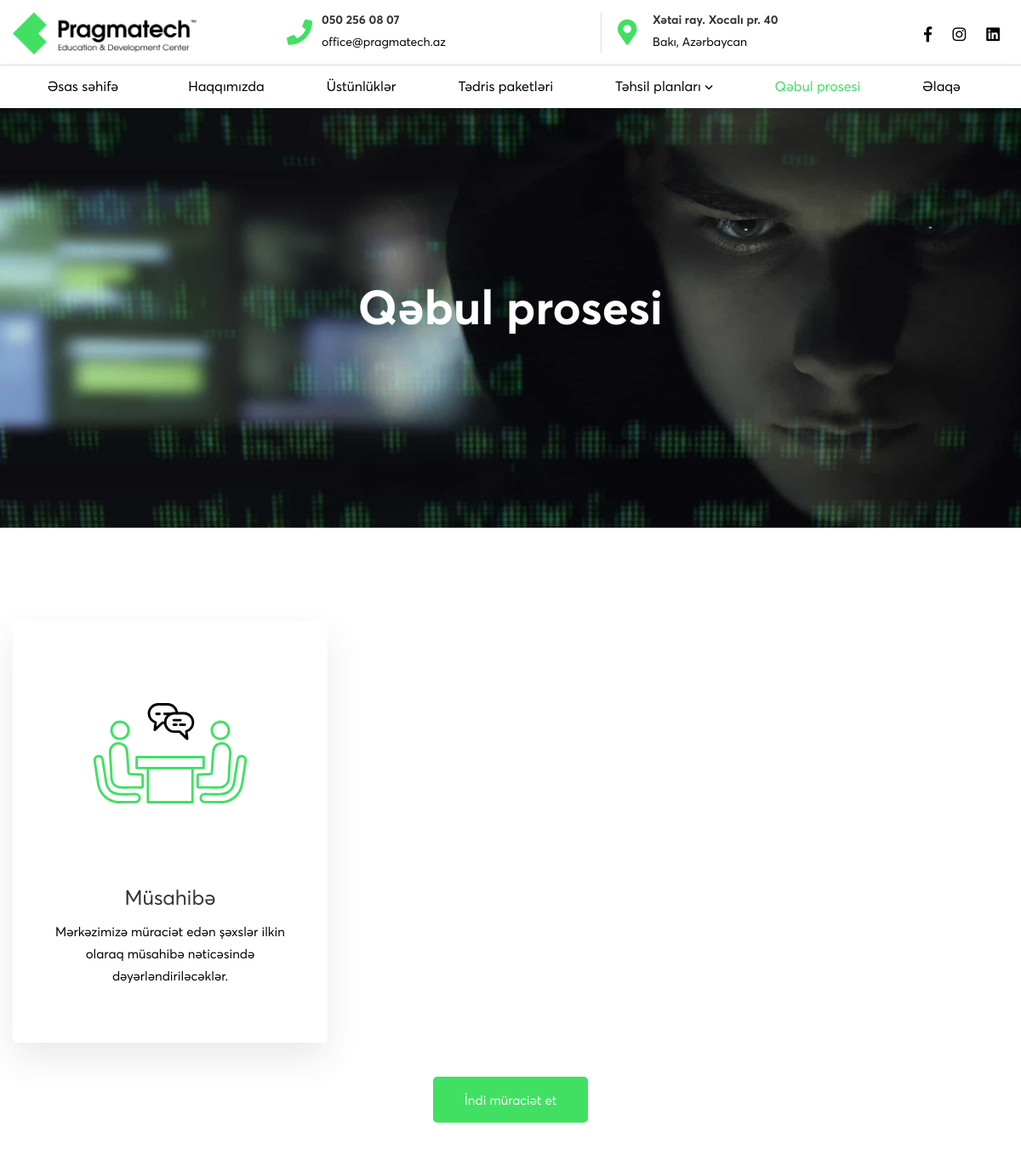
/qəbul-prosesi (upper part), run on an earlier commit of the app's database.
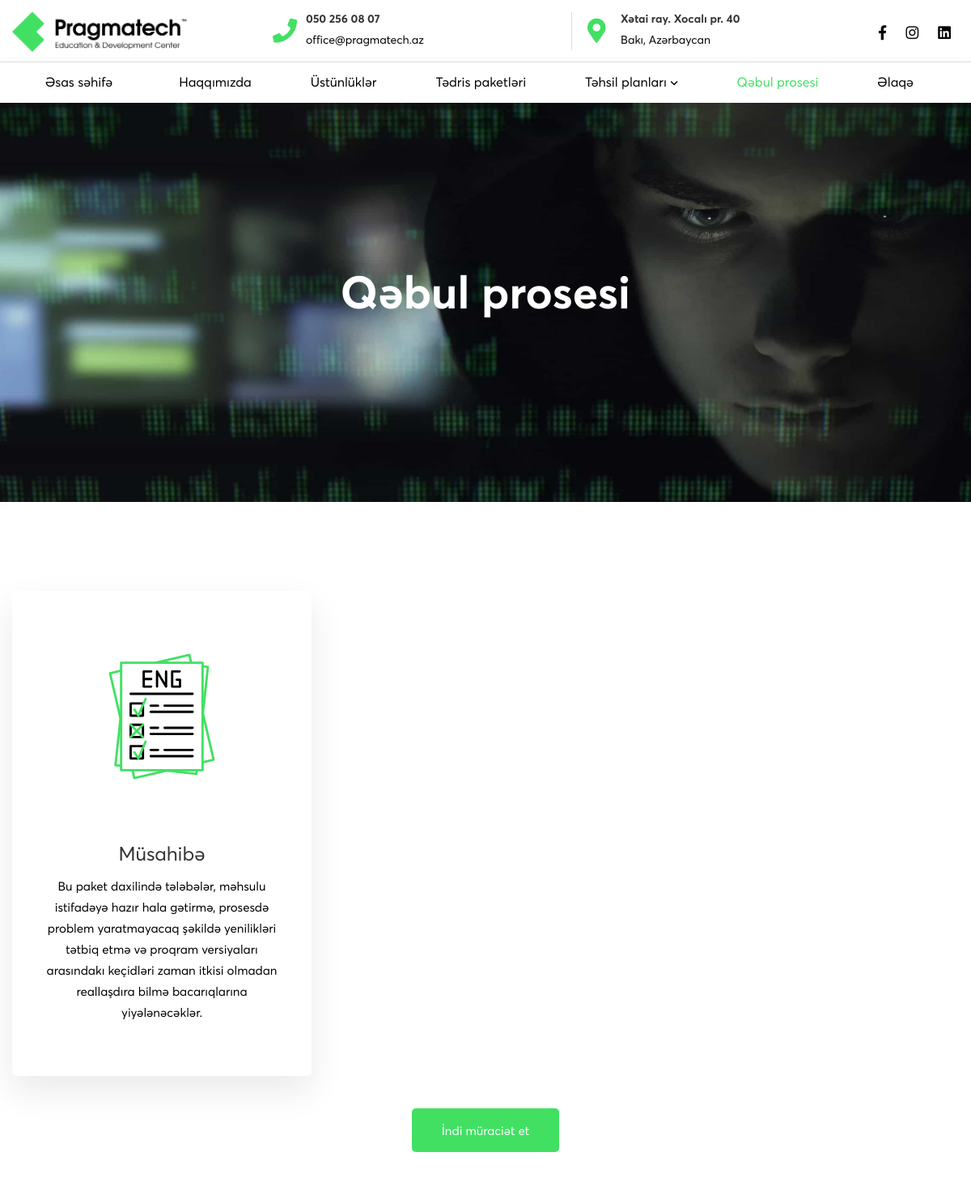
And on a later commit of the database.
### PragmatechApp/models.py (models this page shows)
class AdmissionStage(Base):
    __tablename__ = 'AdmissionStage'
    id = db.Column(db.Integer, primary_key=True)
    stage_img = db.Column(db.String(100), nullable=False)
    title = db.Column(db.Text, nullable=False)
    description = db.Column(db.Text, nullable=False)

### PragmatechApp/user/routes.py (the view)
@user.route('/qəbul-prosesi')
def admission_process():
    stages = session.query(AdmissionStage).all()
    selectedBanner = session.query(BannerImg).get(4)
    banner_file = url_for('static', filename='user_assets/images/site_pics/' + selectedBanner.banner_img)
    return render_template('admission_process.html', banner_file=banner_file, stages=stages)

### PragmatechApp/user/templates/admission_process.html
{% extends 'layout.html' %}
{% block main %}
<div class="site-wrapper-reveal">
    <div class="about-banner-wrap banner-space bg-img" data-bg="{{ banner_file }}">
        <div class="container">
            <div class="row">
                <div class="col-lg-8 ml-auto mr-auto">
                    <div class="about-banner-content text-center">
                        <h1 class="mb-15 text-white">Qəbul prosesi</h1>
                    </div>
                </div>
            </div>
        </div>
    </div>
    <div class="feature-icon-wrapper section-space--ptb_100">
        <div class="container">
            <div class="row">
                <div class="col-12">
                    <div class="feature-images__one">
                        <div class="row">
                            {% for stage in stages %}
                                <div class="col-lg-4 col-md-6 wow move-up">
                                    <div class="ht-box-images style-01">
                                        <div class="image-box-wrap">
                                            <div class="box-image">
                                                <img class="img-fulid" src="{{ url_for('static', filename='user_assets/images/site_pics/' + stage.stage_img) }}" alt="">
                                            </div>
                                            <div class="content">
                                                <h5 class="heading">{{ stage.title }}</h5>
                                                <div class="text">{{ stage.description }}</div>
                                            </div>
                                        </div>
                                    </div>
                                </div>
                            {% endfor %}
                        </div>
                    </div>
                </div>
                <div class="col-lg-12">
                    <div class="feature-list-button-box mt-30 text-center">
                        <button class="ht-btn ht-btn-md apply-btn">İndi müraciət et</button>
                    </div>
                </div>
            </div>
        </div>
    </div>
</div>
{% endblock %}

### PragmatechApp/user/templates/layout.html (shortened to what this page needs)
<!DOCTYPE html>
<html class="no-js" lang="">
<head>
    <link rel="stylesheet" href="{{ url_for('static', filename='user_assets/css/vendor/bootstrap.min.css') }}">
    <link rel="stylesheet" href="{{ url_for('static', filename='user_assets/fonts/averta/stylesheet.css') }}">
    <link rel="stylesheet" href="{{ url_for('static', filename='user_assets/css/vendor/fontawesome-all.min.css') }}">
    <link rel="stylesheet" href="{{ url_for('static', filename='user_assets/css/plugins/swiper.min.css') }}">
    <link rel="stylesheet" href="{{ url_for('static', filename='user_assets/css/plugins/animate-text.css') }}">
    <link rel="stylesheet" href="{{ url_for('static', filename='user_assets/css/plugins/animate.min.css') }}">
    <link rel="stylesheet" href="{{ url_for('static', filename='user_assets/css/plugins/lightgallery.min.css') }}">
    <link rel="stylesheet" href="{{ url_for('static', filename='user_assets/css/style.css') }}">
    <link rel="stylesheet" href="{{ url_for('static', filename='user_assets/scss/style.css') }}">
    <link rel="stylesheet" href="{{ url_for('static', filename='user_assets/scss/new-chan.css') }}">
    <link rel="stylesheet" href="{{ url_for('static', filename='user_assets/css/modal.css') }}">
    <link rel="stylesheet" href="{{ url_for('static', filename='user_assets/css/success-modal.css') }}">
    <link rel="stylesheet" href="{{ url_for('static', filename='user_assets/css/new-changes.css') }}">
</head>
<body>
    <div class="header-area header-sticky only-mobile-sticky">
        <div class="container">
            <div class="row">
                <div class="col-lg-12">
                    <div class="header position-relative">
                        <div class="header__logo top-logo">
                            <a href="index.html">
                                <img src="static/user_assets/images/logo/logo.png" class="img-fluid" alt="">
                            </a>
                        </div>
                        <div class="header-right flexible-image-slider-wrap">
                            <div class="header-right-inner" id="hidden-icon-wrapper">
                                <div class="swiper-container header-top-info-slider-werap top-info-slider__container">
                                    <div class="swiper-wrapper header-top-info-inner default-color">
                                        <div class="swiper-slide">
                                            <div class="info-item">
                                                <div class="info-icon">
                                                    <span class="fa fa-phone"></span>
                                                </div>
                                                <div class="info-content">
                                                    <h6 class="info-title"><a href="tel:+994502560807">050 256 08 07</a>
                                                    </h6>
                                                    <div class="info-sub-title"><a href="cdn-cgi/l/email-protection.html" class="__cf_email__" data-cfemail="abc4cdcdc2c8ceebdbd9caccc6cadfcec8c385cad1">office@pragmatech.az</a></div>
                                                </div>
                                            </div>
                                        </div>
                                        <div class="swiper-slide">
                                            <div class="info-item">
                                                <div class="info-icon">
                                                    <span class="fa fa-map-marker-alt"></span>
                                                </div>
                                                <div class="info-content">
                                                    <h6 class="info-title">Xətai ray. Xocalı pr. 40</h6>
                                                    <div class="info-sub-title">Bakı, Azərbaycan</div>
                                                </div>
                                            </div>
                                        </div>
                                    </div>
                                </div>
                                <div class="header-social-networks style-icons">
                                    <div class="inner">
                                        <a class=" social-link hint--black hint--bottom-left" aria-label="Facebook" href="https://www.facebook.com/pragmatecheducation/" data-hover="Facebook" target="_blank">
                                            <i class="social-icon fab fa-facebook-f"></i>
                                        </a>
                                        <a class=" social-link hint--black hint--bottom-left" aria-label="Instagram" href="#" data-hover="Instagram" target="_blank">
                                            <i class="social-icon fab fa-instagram"></i>
                                        </a>
                                        <a class=" social-link hint--black hint--bottom-left" aria-label="Linkedin" href="#" data-hover="Linkedin" target="_blank">
                                            <i class="social-icon fab fa-linkedin"></i>
                                        </a>
                                    </div>
                                </div>
                            </div>
                        </div>
                    </div>
                </div>
            </div>
        </div>
        <div class="header-bottom-wrap bg-theme-default d-md-block d-none header-sticky">
            <div class="container">
                <div class="row">
                    <div class="col-lg-12">
                        <div class="header-bottom-inner">
                            <div class="header-bottom-left-wrap">
                                <div class="header__navigation d-none d-xl-block">
                                    <nav class="navigation-menu navigation-menu--text_white">
                                        <ul style="dipslay:flex; justify-content:space-evenly">
                                            <li>
                                                <a href="{{ url_for('user.index') }}"><span>Əsas səhifə</span></a>
                                            </li>
                                            <li>
                                                <a href="{{ url_for('user.about') }}"><span>Haqqımızda</span></a>
                                            </li>
                                            <li>
                                                <a href="{{ url_for('user.advantages') }}"><span>Üstünlüklər</span></a>
                                            </li>
                                            <li>
                                                <a href="{{ url_for('user.packages') }}"><span>Tədris paketləri</span></a>
                                            </li>
                                            <li class="has-children has-children--multilevel-submenu">
                                                <a href="#"><span>Təhsil planları</span></a>
                                            </li>
                                            <li>
                                                <a href="{{ url_for('user.admission_process') }}"><span>Qəbul prosesi</span></a>
                                            </li>
                                            <li>
                                                <a href="contact.html"><span>Əlaqə</span></a>
                                            </li>
                                        </ul>
                                    </nav>
                                </div>
                            </div>
                        </div>
                    </div>
                </div>
            </div>
        </div>
    </div>
    {% block main %}{% endblock %}
</body>
</html>

### PragmatechApp/static/user_assets/css/new-changes.css (style rules this page uses)
.text-white { font-weight:700 }
.site-wrapper-reveal { position:relative }
.about-banner-wrap { background-size:cover;background-repeat:no-repeat;background-position:center;background-repeat:no-repeat;background-size:cover }

What changed in the data, as far as the page shows it:
changed AdmissionStage "Müsahibə": stage_img: a different picture; description "Mərkəzimizə müraciət edən şəxslər ilkin olaraq müsahibə nəticəsində dəyərləndiriləcəklər." → "Bu paket daxilində tələbələr, məhsulu istifadəyə hazır hala gətirmə, prosesdə problem yaratmayacaq şəkildə yenilikləri tətbiq etmə və proqram versiyaları arasındakı keçidləri zaman itkisi olmadan reallaşdıra bilmə bacarıqlarına yiyələnəcəklər."
